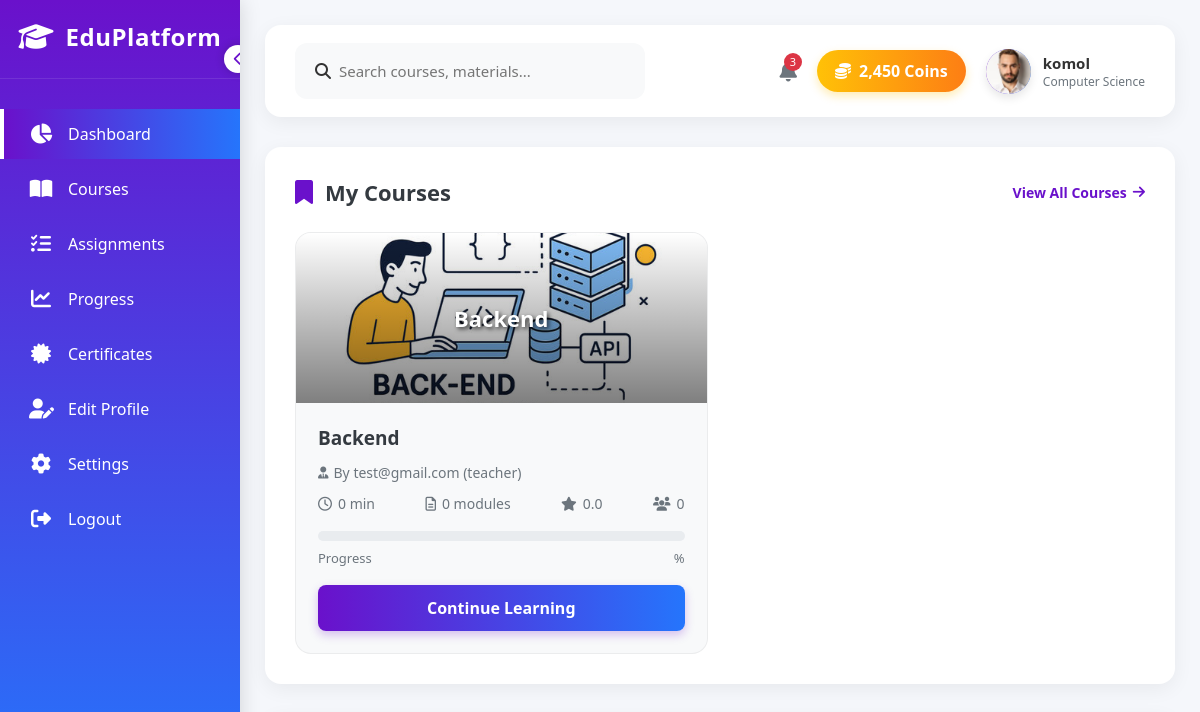
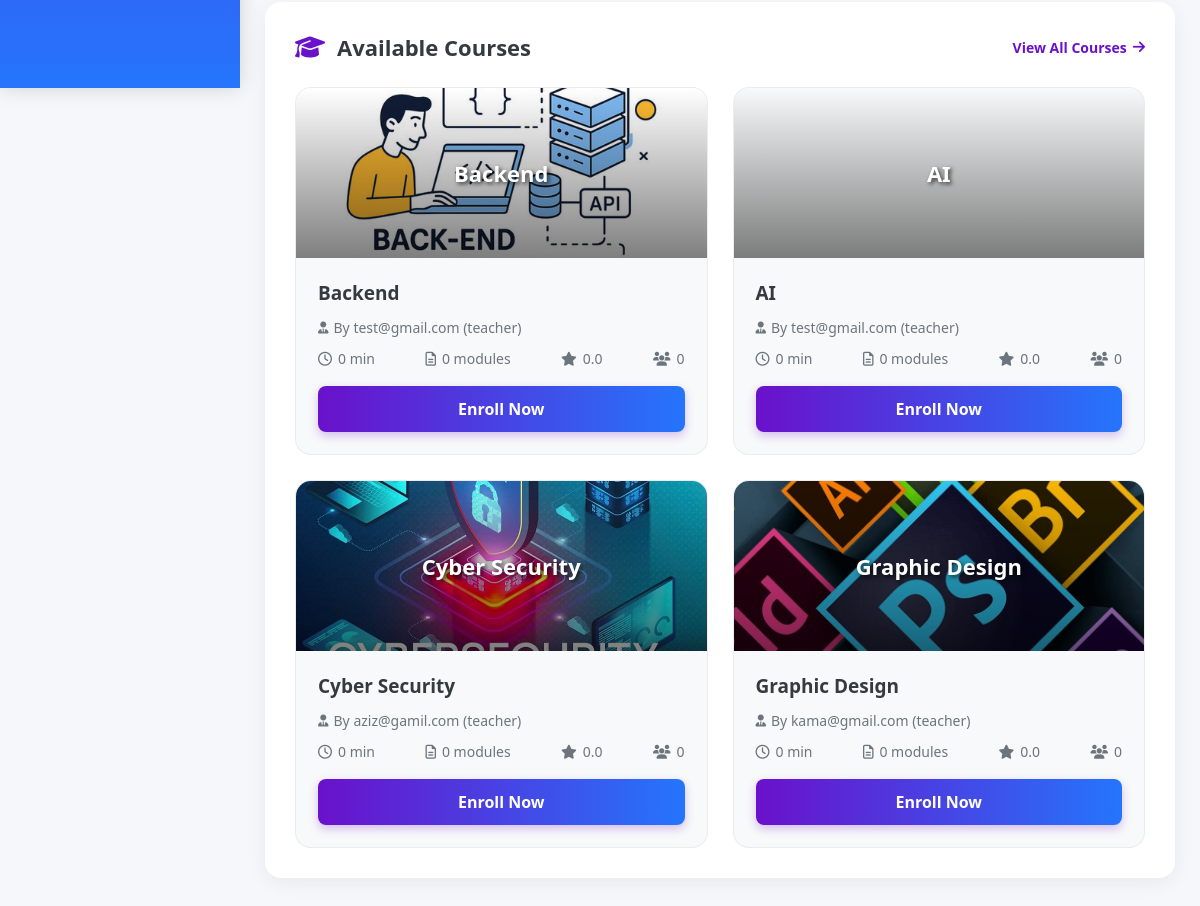
Page /user/profile/ (signed in) on the earlier database version (2 pictures, top to bottom).
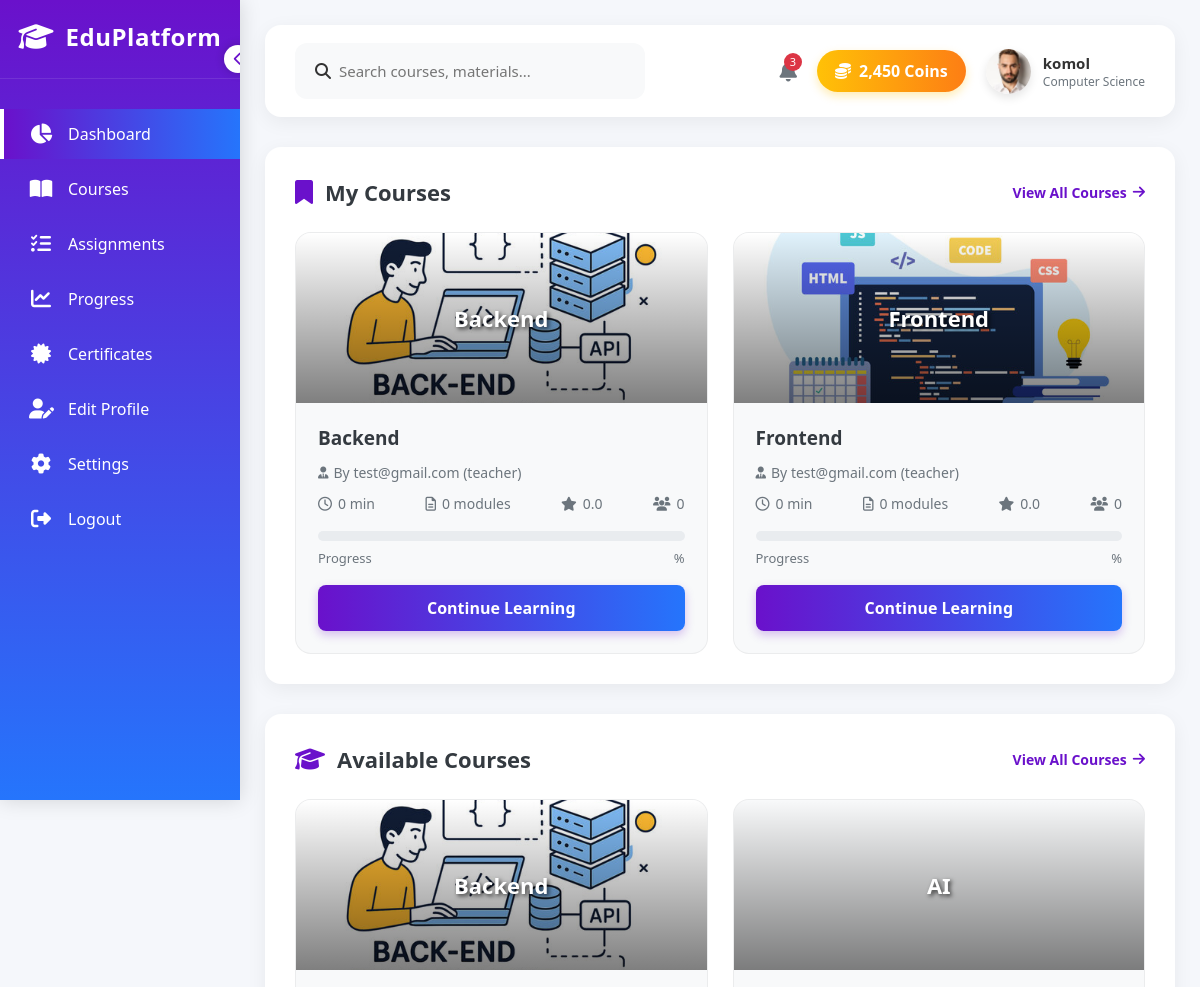
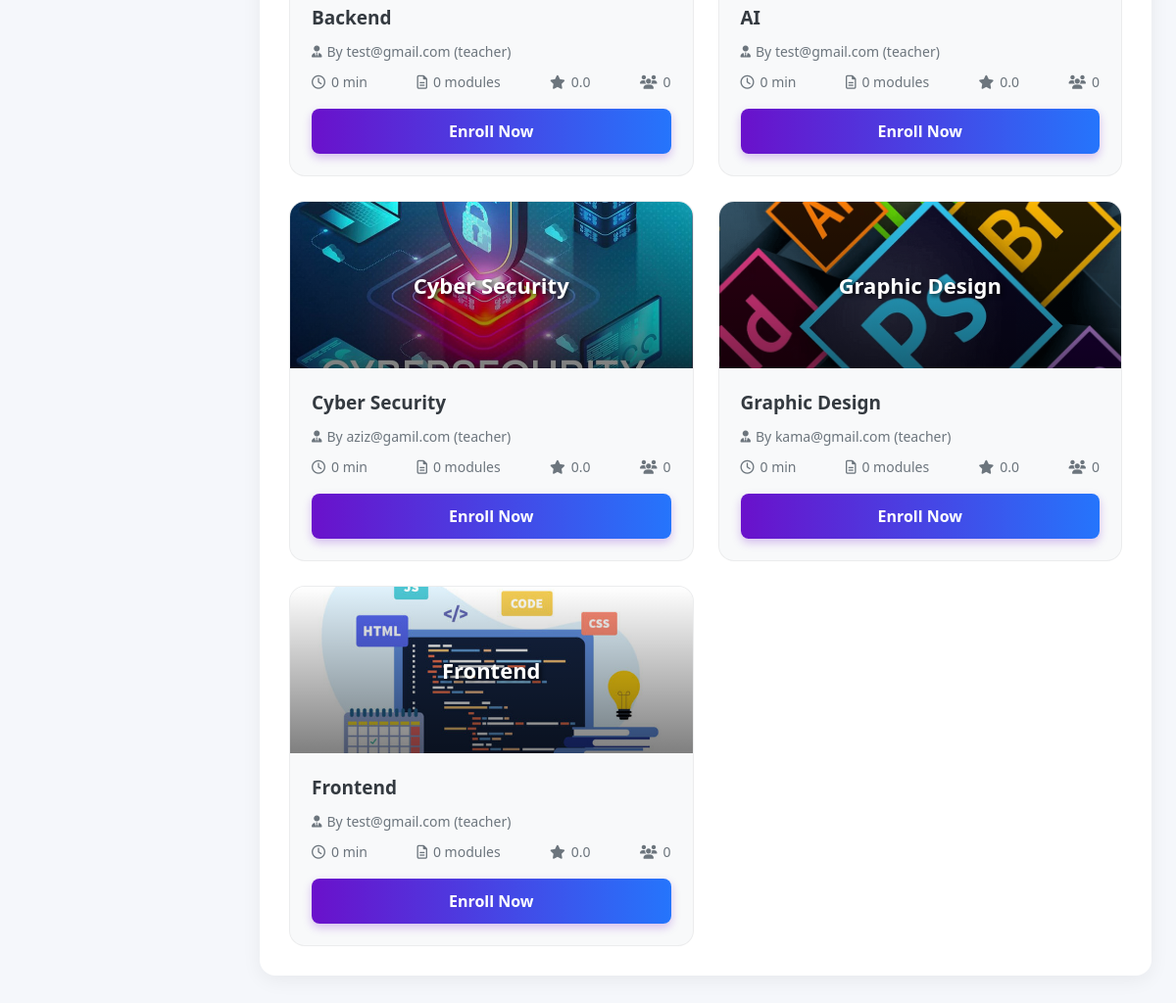
Same page on the later database version (2 pictures, top to bottom).
### users/models.py (models this page shows)
class CustomUser(AbstractUser):
    email = models.EmailField(unique=True)
    phone = models.CharField(max_length=20, blank=True, null=True)
    fio = models.CharField(max_length=255, blank=True, null=True)
    profile_image = models.ImageField(
        upload_to='profile_images/',          # images/profile_images/ ichida saqlanadi
        blank=True,
        null=True
    )
    coins = models.PositiveIntegerField(default=0)
    ROLE_CHOICES = (
        ('student', 'Student'),
        ('teacher', 'Teacher'),
        ('superuser', 'Superuser'),
    )
    role = models.CharField(max_length=20, choices=ROLE_CHOICES, default='student')
    USERNAME_FIELD = 'email'
    REQUIRED_FIELDS = ['username']
    def __str__(self):
        return f"{self.email} ({self.role})"

### courses/models.py (models this page shows, shortened)
class Course(models.Model):
    courselist = models.ForeignKey(CourseList, related_name="courses", on_delete=models.CASCADE)
    title = models.CharField(max_length=200)
    description = models.TextField(blank=True)
    author = models.ForeignKey(
        settings.AUTH_USER_MODEL,
        on_delete=models.CASCADE,
    )
    profile_image = models.ImageField(upload_to='course_images/', blank=True, null=True)
    modules_count = models.PositiveIntegerField(default=0)  # admindan qo‘shish mumkin
    rating = models.FloatField(
        default=0,
        validators=[MinValueValidator(0), MaxValueValidator(5)]
    )
    total_videos = models.PositiveIntegerField(default=0)
    min_duration = models.DurationField(default=timedelta, blank=True, null=True)
    students_count = models.PositiveIntegerField(default=0)
    def __str__(self):
        return self.title

### users/views.py (the view)
# urls.py: path('profile/', profile_view, name='profile'),
@login_required
def profile_view(request):
    enrollments = Enrollment.objects.filter(user=request.user).select_related("course")
    enrolled_courses = [en.course for en in enrollments]
    enrolled_course_ids = [ec.id for ec in enrolled_courses]
    courses = Course.objects.all()
    print(f"courses:{courses}")
    return render(request, 'profile.html', {
        'enrolled_courses': enrolled_courses,
        'courses': courses,
    })

### users/templates/profile.html (shortened to what this page needs)
<!DOCTYPE html>
<html lang="en">
<head>
  <link rel="stylesheet" href="https://cdnjs.cloudflare.com/ajax/libs/font-awesome/6.4.0/css/all.min.css">
</head>
<body>
  <div class="sidebar" id="sidebar">
    <div class="logo">
      <i class="fas fa-graduation-cap logo-icon"></i>
      <h2>EduPlatform</h2>
      <button class="menu-toggle" id="menu-toggle">
        <i class="fas fa-chevron-left"></i>
      </button>
    </div>
    <div class="nav-links">
      <a href="#" class="nav-item active">
        <i class="fas fa-chart-pie"></i>
        <span>Dashboard</span>
      </a>
      <a href="#" class="nav-item">
        <i class="fas fa-book-open"></i>
        <span>Courses</span>
      </a>
      <a href="#" class="nav-item">
        <i class="fas fa-tasks"></i>
        <span>Assignments</span>
      </a>
      <a href="#" class="nav-item">
        <i class="fas fa-chart-line"></i>
        <span>Progress</span>
      </a>
      <a href="#" class="nav-item">
        <i class="fas fa-certificate"></i>
        <span>Certificates</span>
      </a>
      <a href="{% url 'profile_update' %}" class="nav-item">
        <i class="fas fa-user-edit"></i>
        <span>Edit Profile</span>
      </a>
      <a href="#" class="nav-item">
        <i class="fas fa-cog"></i>
        <span>Settings</span>
      </a>
      <a href="{% url 'logout' %}" class="nav-item" id="logout-btn">
        <i class="fas fa-sign-out-alt"></i>
        <span>Logout</span>
      </a>
    </div>
  </div>
  <div class="main-content" id="main-content">
    <div class="header">
      <div class="search-box">
        <i class="fas fa-search"></i>
        <input type="text" placeholder="Search courses, materials...">
      </div>
      <div class="header-actions">
        <div class="notification-bell">
          <i class="fas fa-bell"></i>
          <span class="notification-badge">3</span>
        </div>
        <div class="coins">
          <i class="fas fa-coins"></i>
          <span>2,450 Coins</span>
        </div>
        <div class="user-profile">
          {% if user.profile_image %}
            <img class="user-img" src="{{ user.profile_image.url }}" alt="Profile Image">
          {% else %}
            <div class="user-img">
              {% if user.username %}{{ user.username|first|upper }}{% else %}{{ user.email|first|upper }}{% endif %}
            </div>
          {% endif %}
          <div class="user-info-text">
            <div class="user-name">
              {% if user.username %}{{ user.username }}{% else %}{{ user.email }}{% endif %}
            </div>
            <div class="user-role">Computer Science</div>
          </div>
        </div>
      </div>
    </div>
    <div class="dashboard-section">
      <div class="section-header">
        <h2 class="section-title">
          <i class="fas fa-bookmark"></i>
          My Courses
        </h2>
        <a href="#" class="view-all">
          <span>View All Courses</span>
          <i class="fas fa-arrow-right"></i>
        </a>
      </div>
      {% if enrolled_courses %}
      <div class="courses-grid">
        {% for course in enrolled_courses %}
        <div class="course-card" onclick="window.location.href='{% url 'enroll_course' course.pk %}'">
          <div class="course-img"
              style="background-image: url('{% if course.profile_image %}{{ course.profile_image.url }}{% else %}https://source.unsplash.com/random/400x200/?education,{{ forloop.counter }}{% endif %}')">
              <span style="z-index: 2; text-shadow: 2px 2px 4px rgba(0,0,0,0.7);">
                  {{ course.title }}
              </span>
          </div>
          <div class="course-content">
            <h3 class="course-title">{{ course.title }}</h3>
            <div class="course-author">
              <i class="fas fa-user-tie"></i> By {{ course.author }}
            </div>
            <div class="course-info">
              <span><i class="far fa-clock"></i> {{ course.min_duration|default:"0" }} min</span>
              <span><i class="far fa-file-alt"></i> {{ course.modules_count }} modules</span>
              <span><i class="fas fa-star"></i> {{ course.rating|floatformat:1 }}</span>
              <span><i class="fas fa-users"></i> {{ course.students_count }}</span>
            </div>
            <div class="progress-container">
              <div class="progress-bar">
              </div>
              <div class="progress-text">
                <span>Progress</span>
                <span>{{ course.progress }}%</span>
              </div>
            </div>
            <a href="{% url 'enroll_course' course.pk %}" class="course-action" onclick="event.stopPropagation();">
              {% if course.progress == 100 %}Take Final Exam{% else %}Continue Learning{% endif %}
            </a>
          </div>
        </div>
        {% endfor %}
      </div>
      {% else %}
      <div class="empty-state">
        <i class="fas fa-book-open"></i>
        <p>You haven't enrolled in any courses yet</p>
        <a href="#" class="browse-courses-btn">Browse Available Courses</a>
      </div>
      {% endif %}
    </div>
    <div class="dashboard-section">
      <div class="section-header">
        <h2 class="section-title">
          <i class="fas fa-graduation-cap"></i>
          Available Courses
        </h2>
        <a href="#" class="view-all">
          <span>View All Courses</span>
          <i class="fas fa-arrow-right"></i>
        </a>
      </div>
      {% if courses %}
      <div class="courses-grid">
        {% for course in courses %}
        <div class="course-card" onclick="window.location.href='{% url 'enroll_course' course.pk %}'">
          <div class="course-img"
              style="background-image: url('{% if course.profile_image %}{{ course.profile_image.url }}{% else %}https://source.unsplash.com/random/400x200/?education,{{ forloop.counter }}{% endif %}')">
              <span style="z-index: 2; text-shadow: 2px 2px 4px rgba(0,0,0,0.7);">
                  {{ course.title }}
              </span>
          </div>
          <div class="course-content">
            <h3 class="course-title">{{ course.title }}</h3>
            <div class="course-author">
              <i class="fas fa-user-tie"></i> By {{ course.author }}
            </div>
            <div class="course-info">
              <span><i class="far fa-clock"></i> {{ course.min_duration|default:"0" }} min</span>
              <span><i class="far fa-file-alt"></i> {{ course.modules_count }} modules</span>
              <span><i class="fas fa-star"></i> {{ course.rating|floatformat:1 }}</span>
              <span><i class="fas fa-users"></i> {{ course.students_count }}</span>
            </div>
            <a href="{% url 'enroll_course' course.pk %}" class="course-action" onclick="event.stopPropagation();">Enroll Now</a>
          </div>
        </div>
        {% endfor %}
      </div>
      {% else %}
      <div class="empty-state">
        <i class="fas fa-book-open"></i>
        <p>No available courses at the moment.</p>
      </div>
      {% endif %}
    </div>
  </div>
</body>
</html>

Differences in the rows shown:
added Course: profile_image (picture), title "Frontend", author "test@gmail.com (teacher)", min_duration "0", modules_count "0", rating "0.0", students_count "0"
